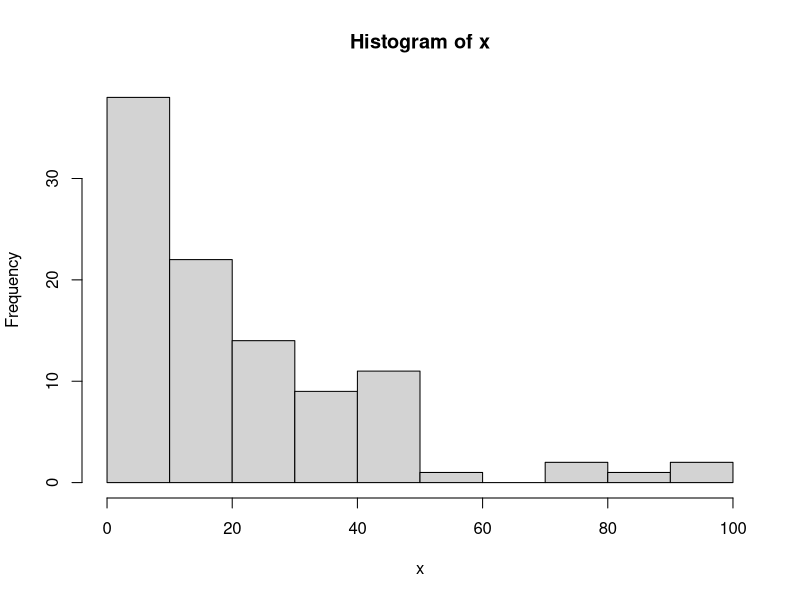

The R source for this figure:
#' Bootsrapping an estimator of the mean of a pareto distribution.
#' Our model is an estimator of the mean built constructed sample data.
#' We randomly sample, with replacement, from the training data (the data we constructed our estimator from),
#' We will do this B times giving us B bootrstrapped datasets, we will then examine the behaviour of our 'model'
#' by fitting on each bootstrapped dataset. 
#' We can use this to infer statistics about our model, however note that some statistics generated this way
#' such as the prediction error of our model may be flawed due to overlap of data points between fitting and 
#' prediction.

 
#' @description 
#' Bootstrap B samples and compute statistic on them
#' 
#' @param B A number
#' @param statistic A function 
#' @param data A data frame
#' @return A series of statistic computed on each subset of data
bootstrap <- function(B, statistic, dataset){
  # replicate computes statistic B times
  boot.samples<- replicate(B, 
                          statistic(
                            sample(dataset, replace = TRUE)
                            )
                          )
  # data frame to store output statistics
  boot.stats <- data.frame(t0 = 0,
                           std.err = 0, 
                           bias = 0) 
  # compute observed value of statistic
  boot.stats$t0 <- statistic(dataset) 
  # standard deviation of statistics is an estimate of standard error
  boot.stats$std.err <- sd(boot.samples) 
  # bias of our estimator 
  boot.stats$bias <- mean(boot.samples) - boot.stats$t0
  return(boot.stats)
}

# in this case our model is just an estimate of the mean 
stat <- function(series, indices){
  return(mean(series[indices]))
}

set.seed(100)
# bootstrapping from an exponential distribution
x = rexp(100, 1)
b <- bootstrap(10, stat, x)

#' Next we will simulate a Pareto distribution
#' using the inverse transform sampling method.
#' To do so we will need to compute the CDF of 
#' the distribution and then find its inverse.
#' https://en.wikipedia.org/wiki/Inverse_transform_sampling
#' 
#' suppose we start with a Pareto distribution
#' with PDF of f(x) = (a*(l^a)) / (a+x)^(a+1)
#' this has CDF F(x) = 1 - (a/(a+x))^a
#' we can simulate draws from this distribution
#' using f(u) = l/((1-u)^(1/a)) - l

pareto <- function(n, alpha, lambda){
  u = runif(n)
  x = lambda/((1-u)^(1/alpha)) - lambda
  return(x)
}

x = pareto(100, 100, 2000) # try out and see how alpha scales and lambda shifts
hist(x)
pareto.boot <- bootstrap(100, stat, x)
